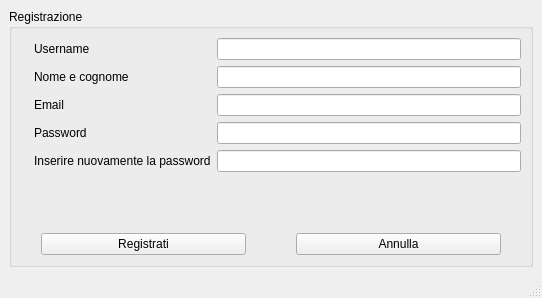
<?xml version="1.0" encoding="UTF-8"?>
<ui version="4.0">
 <class>RegistrationPage</class>
 <widget class="QMainWindow" name="RegistrationPage">
  <property name="geometry">
   <rect>
    <x>0</x>
    <y>0</y>
    <width>542</width>
    <height>298</height>
   </rect>
  </property>
  <property name="windowTitle">
   <string>MainWindow</string>
  </property>
  <widget class="QWidget" name="centralwidget">
   <layout class="QHBoxLayout" name="horizontalLayout">
    <item>
     <widget class="QGroupBox" name="groupBox">
      <property name="title">
       <string>Registrazione</string>
      </property>
      <layout class="QVBoxLayout" name="verticalLayout">
       <item>
        <layout class="QHBoxLayout" name="horizontalLayout_3">
         <item>
          <widget class="QLabel" name="fotoprofilo">
           <property name="maximumSize">
            <size>
             <width>100</width>
             <height>100</height>
            </size>
           </property>
           <property name="text">
            <string/>
           </property>
           <property name="pixmap">
            <pixmap resource="images.qrc">:/images/img/logo.png</pixmap>
           </property>
           <property name="scaledContents">
            <bool>true</bool>
           </property>
           <property name="alignment">
            <set>Qt::AlignLeading|Qt::AlignLeft|Qt::AlignTop</set>
           </property>
          </widget>
         </item>
         <item>
          <layout class="QFormLayout" name="formLayout">
           <item row="0" column="0">
            <widget class="QLabel" name="username">
             <property name="text">
              <string>Username</string>
             </property>
            </widget>
           </item>
           <item row="0" column="1">
            <widget class="QLineEdit" name="usernameEdit"/>
           </item>
           <item row="1" column="0">
            <widget class="QLabel" name="nome">
             <property name="text">
              <string>Nome e cognome</string>
             </property>
            </widget>
           </item>
           <item row="1" column="1">
            <widget class="QLineEdit" name="nomeEdit"/>
           </item>
           <item row="2" column="0">
            <widget class="QLabel" name="email">
             <property name="text">
              <string>Email</string>
             </property>
            </widget>
           </item>
           <item row="2" column="1">
            <widget class="QLineEdit" name="emailEdit"/>
           </item>
           <item row="3" column="0">
            <widget class="QLabel" name="password">
             <property name="text">
              <string>Password</string>
             </property>
            </widget>
           </item>
           <item row="3" column="1">
            <widget class="QLineEdit" name="passwordEdit"/>
           </item>
           <item row="4" column="0">
            <widget class="QLabel" name="password2">
             <property name="text">
              <string>Inserire nuovamente la password</string>
             </property>
            </widget>
           </item>
           <item row="4" column="1">
            <widget class="QLineEdit" name="password2Edit"/>
           </item>
          </layout>
         </item>
        </layout>
       </item>
       <item>
        <layout class="QHBoxLayout" name="horizontalLayout_2">
         <property name="spacing">
          <number>50</number>
         </property>
         <property name="leftMargin">
          <number>20</number>
         </property>
         <property name="rightMargin">
          <number>20</number>
         </property>
         <item>
          <widget class="QPushButton" name="registrati">
           <property name="text">
            <string>Registrati</string>
           </property>
          </widget>
         </item>
         <item>
          <widget class="QPushButton" name="annulla">
           <property name="text">
            <string>Annulla</string>
           </property>
          </widget>
         </item>
        </layout>
       </item>
      </layout>
     </widget>
    </item>
   </layout>
  </widget>
  <widget class="QStatusBar" name="statusbar"/>
 </widget>
 <resources>
  <include location="images.qrc"/>
 </resources>
 <connections/>
</ui>
